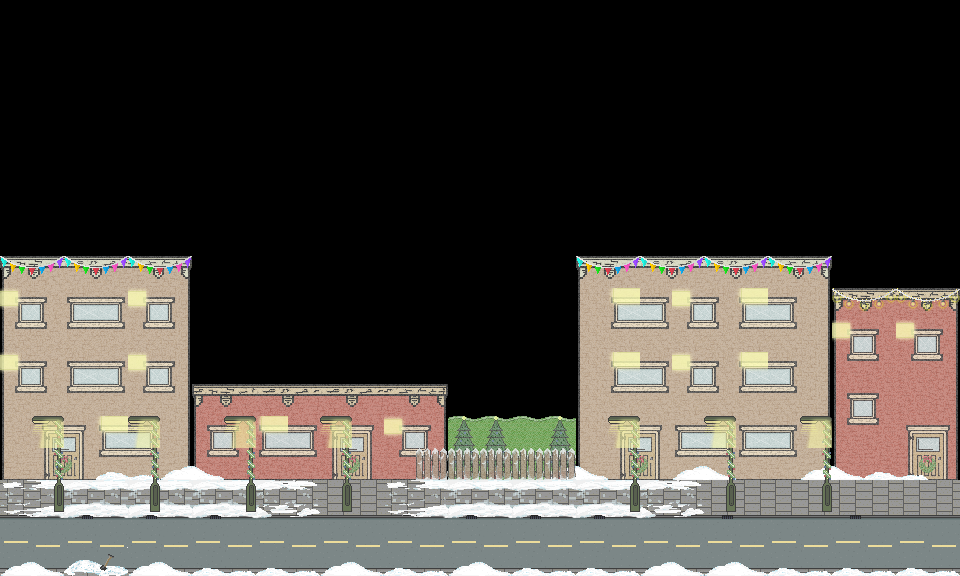

A 2D game scene composited from a Tiled map and its tileset images. What follows is a short description and the map's XML, with each tile layer's data collapsed to a summary:
An orthogonal 30x18 tile map with 32x32 px tiles, 20 tile layers (bg_grass, bg_houses, bg_houses_lights, bg_houses_windows_doors, ...), 2 tilesets.

<map version="1.0" orientation="orthogonal" renderorder="right-down" width="30" height="18" tilewidth="32" tileheight="32" nextobjectid="1">
 <tileset firstgid="1" name="testsprite" tilewidth="32" tileheight="32">
  <image source="testsprite.png" width="640" height="640" />
 </tileset>
 <tileset firstgid="401" name="lights" tilewidth="32" tileheight="32">
  <image source="../lighting/lights.png" width="480" height="480" />
 </tileset>
 <layer name="bg_grass" width="30" height="18">
  <data>[540 cells, 8 non-empty, 2 distinct tile ids]</data>
 </layer>
 <layer name="bg_houses" width="30" height="18">
  <data>[540 cells, 146 non-empty, 30 distinct tile ids]</data>
 </layer>
 <layer name="bg_houses_lights" width="30" height="18">
  <data>[540 cells, 18 non-empty, 4 distinct tile ids]</data>
 </layer>
 <layer name="bg_houses_windows_doors" width="30" height="18">
  <data>[540 cells, 100 non-empty, 12 distinct tile ids]</data>
 </layer>
 <layer name="bg_obstacles" width="30" height="18">
  <data>[540 cells, 0 non-empty, 0 distinct tile ids]</data>
 </layer>
 <layer name="bg_houses_snow" width="30" height="18">
  <data>[540 cells, 12 non-empty, 4 distinct tile ids]</data>
 </layer>
 <layer name="bg_houses_decoration" width="30" height="18">
  <data>[540 cells, 8 non-empty, 2 distinct tile ids]</data>
 </layer>
 <layer name="bg_houses_trees" width="30" height="18">
  <data>[540 cells, 6 non-empty, 2 distinct tile ids]</data>
 </layer>
 <layer name="bg_fences" width="30" height="18">
  <data>[540 cells, 5 non-empty, 1 distinct tile ids]</data>
 </layer>
 <layer name="bg_bins" width="30" height="18">
  <data>[540 cells, 0 non-empty, 0 distinct tile ids]</data>
 </layer>
 <layer name="fg_top_road" width="30" height="18">
  <data>[540 cells, 60 non-empty, 20 distinct tile ids]</data>
 </layer>
 <layer name="fg_snow" width="30" height="18">
  <properties>
   <property name="foreground" value="true" />
  </properties>
  <data>[540 cells, 0 non-empty, 0 distinct tile ids]</data>
 </layer>
 <layer name="fg_lampost_bottom" width="30" height="18">
  <properties>
   <property name="foreground" value="true" />
  </properties>
  <data>[540 cells, 14 non-empty, 2 distinct tile ids]</data>
 </layer>
 <layer name="fg_lampost_top" width="30" height="18">
  <properties>
   <property name="foreground" value="true" />
  </properties>
  <data>[540 cells, 7 non-empty, 1 distinct tile ids]</data>
 </layer>
 <layer name="fg_bottom_road" width="30" height="18">
  <properties>
   <property name="collision" value="true" />
   <property name="ignore" value="true" />
   <property name="layer" value="10" />
  </properties>
  <data>[540 cells, 30 non-empty, 6 distinct tile ids]</data>
 </layer>
 <layer name="fg_road_snow" width="30" height="18">
  <properties>
   <property name="foreground" value="true" />
  </properties>
  <data>[540 cells, 30 non-empty, 6 distinct tile ids]</data>
 </layer>
 <layer name="lamp_lights" width="30" height="18">
  <properties>
   <property name="lightspawn" value="true" />
   <property name="lighttype" value="lamp" />
  </properties>
  <data>[540 cells, 7 non-empty, 1 distinct tile ids]</data>
 </layer>
 <layer name="tree_lights" width="30" height="18">
  <properties>
   <property name="lightspawn" value="true" />
   <property name="lighttype" value="tree" />
  </properties>
  <data>[540 cells, 3 non-empty, 1 distinct tile ids]</data>
 </layer>
 <layer name="small_window_lights" width="30" height="18">
  <properties>
   <property name="lightspawn" value="true" />
   <property name="lighttype" value="smallwindow" />
  </properties>
  <data>[540 cells, 9 non-empty, 1 distinct tile ids]</data>
 </layer>
 <layer name="big_window_lights" width="30" height="18">
  <properties>
   <property name="lightspawn" value="true" />
   <property name="lighttype" value="window" />
  </properties>
  <data>[540 cells, 6 non-empty, 1 distinct tile ids]</data>
 </layer>
</map>
